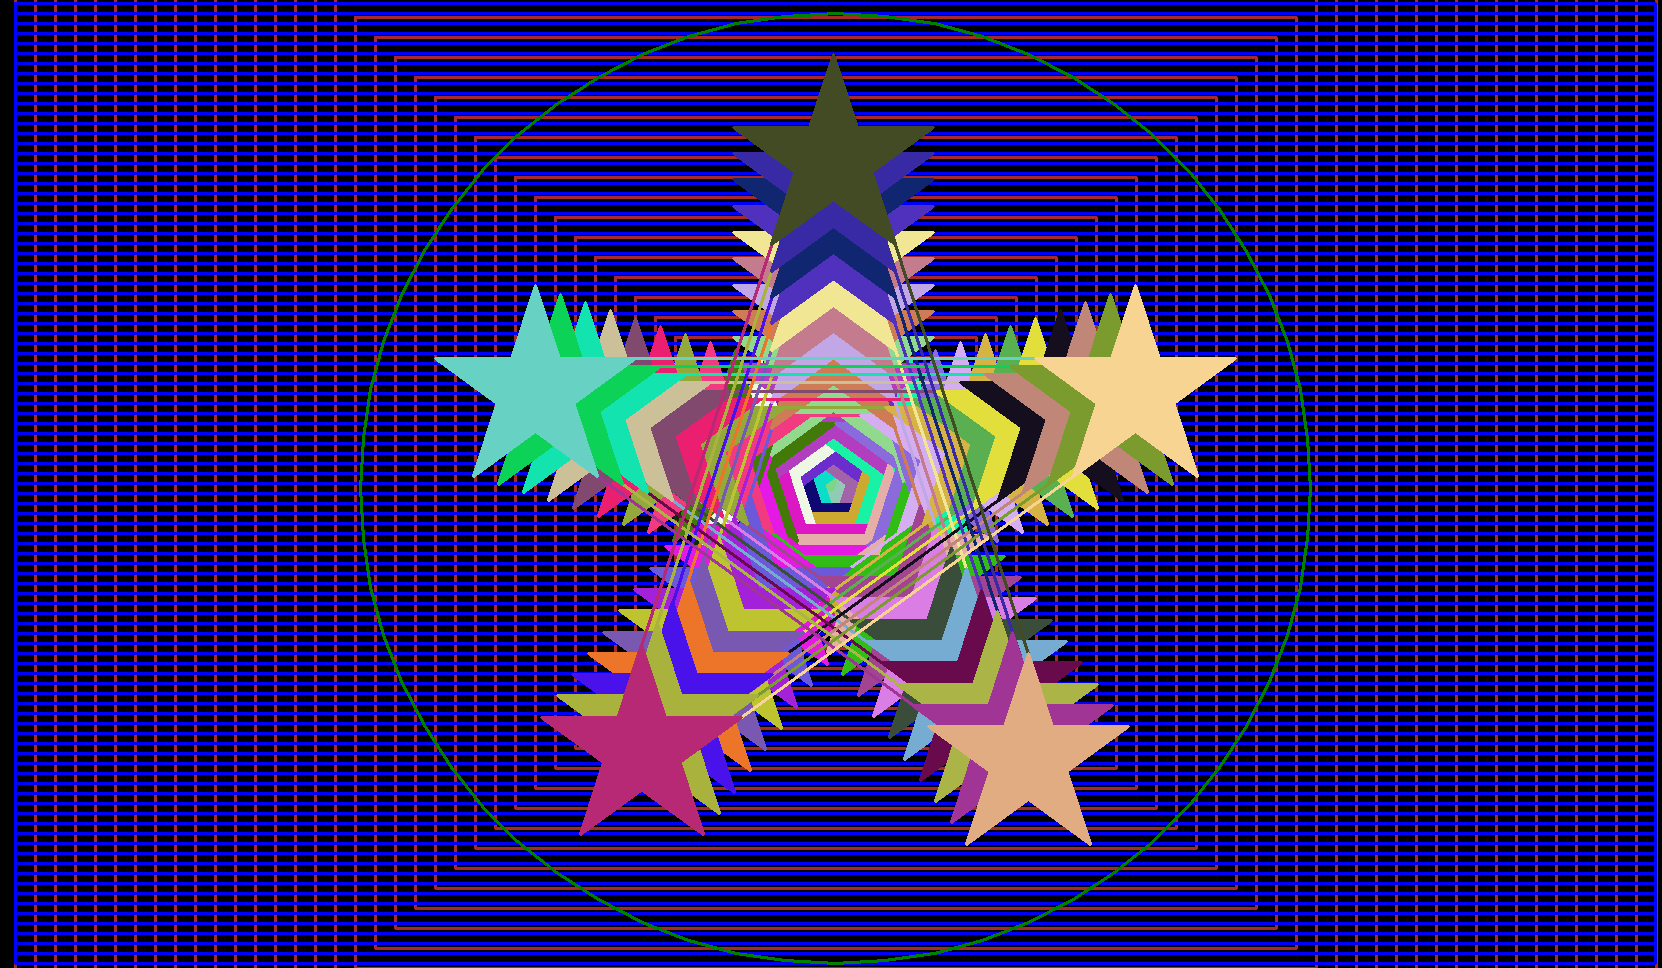

Reproduce this figure in Python.
import turtle #first section - setups
lance = turtle.Turtle()
from StarFunctionFile import*
lance.width(3)
turtle.bgcolor("black")
from random import*
turtle.colormode(255)

lance.pencolor("brown") #second section - making a brown spiral
spiral = 1
lance.pendown()
lance.speed(0)
for times in range (200):
   lance.forward(spiral)
   lance.left(90)
   spiral = spiral+10   

lance.pencolor("blue") #third section - making a blue rectangle
lance.speed(11)
x3 = -820
y3 = -475
teleport(lance,x3,y3)
lance.pendown()
lance.speed(5)
for times in range(2):
    lance.forward(1640)
    lance.left(90)
    lance.forward(960)
    lance.left(90)

lance.speed(11) #fourth section - making a blue jail cell
x4 = -820
y4 = 475
teleport(lance,x4,y4)
for times in range(47):
    lance.pendown()
    lance.forward(1640)
    lance.right(90)
    lance.forward(10)
    lance.right(90)
    lance.forward(1640)
    lance.left(90)
    lance.forward(10)
    lance.left(90)
lance.forward(1640)

lance.pencolor("green") #fifth section - making a green circle
x = 0
y = -475
lance.speed(100)
teleport(lance,x,y)
lance.speed(3)
lance.circle(475)

x1 = 0 #sixth section - making a rubber banded-like star
y1 = 0
lance.speed(11)
teleport(lance,x1,y1)
for times in range(84):
    r = randint(1,255)
    g = randint(1,255)
    b = randint(1,255)
    c = (r,g,b)
    lance.forward(times*10)
    lance.right(144)
    rubberbandedstar(lance,250,c)

lance.hideturtle() #seventh section - have fun! :)  
turtle.done()
